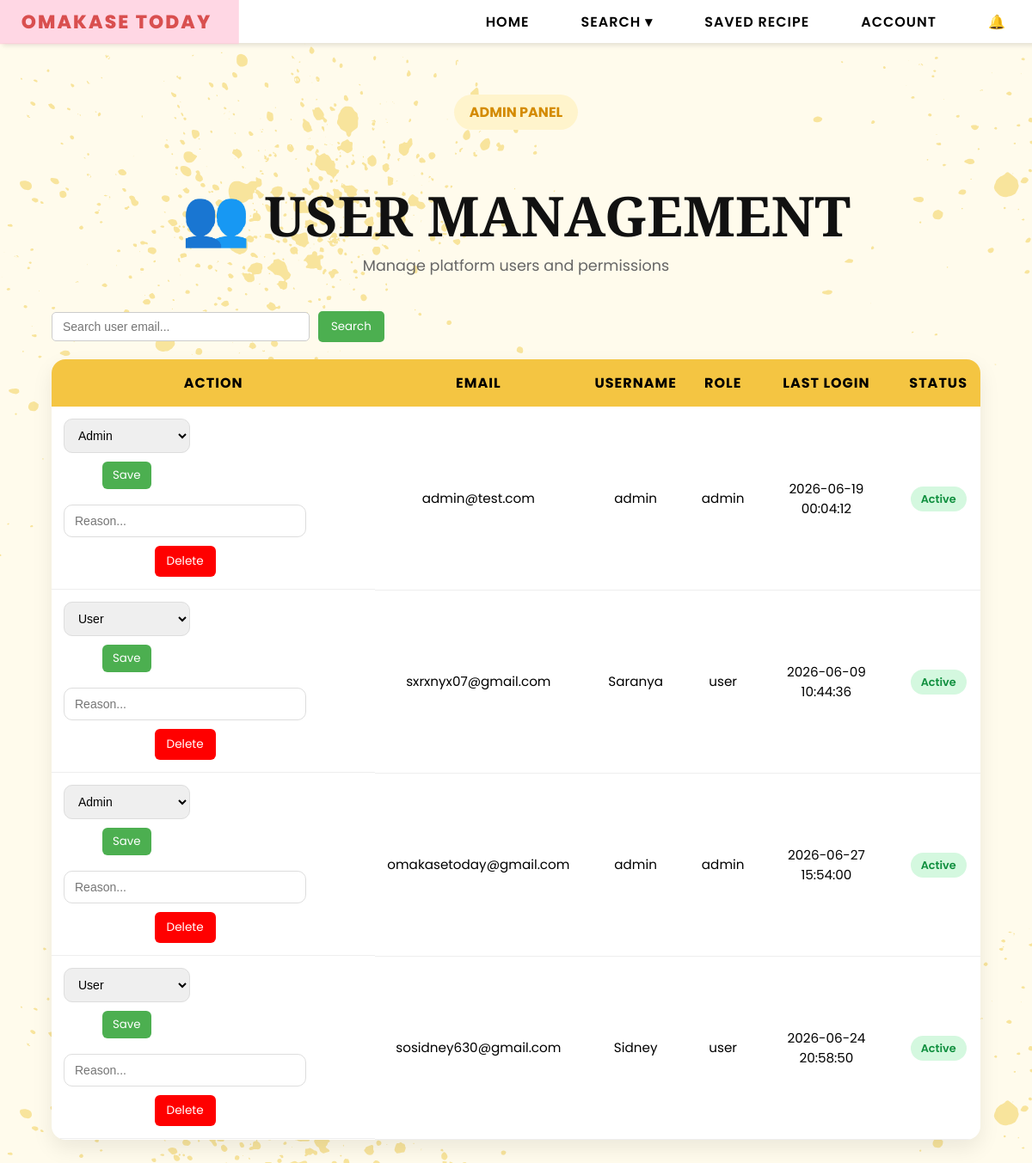
Screenshot of /admin/users (signed in) with the database file from the repository.
### tables this page shows
CREATE TABLE users (
        email TEXT PRIMARY KEY,
        username TEXT,
        password TEXT,
        bio TEXT,
        profile_pic TEXT,
        role TEXT DEFAULT 'user'
    , reset_token TEXT, reset_used INTEGER DEFAULT 0, reset_viewed INTEGER DEFAULT 0, last_login TEXT);

### app.py (the view)
@app.route("/admin/users")
def admin_users():
    if session.get("role") != "admin":
        return "403 Forbidden"
    conn = sqlite3.connect(DB_PATH)
    c = conn.cursor()
    c.execute("""
        SELECT email,
            username,
            role,
            last_login
        FROM users
    """)
    users = c.fetchall()
    conn.close()
    six_months_ago = (
            datetime.now() - timedelta(days=180)
        )
    processed_users = []
    for user in users:
        status = "Inactive"
        if user[3]:
            try:
                last_login = datetime.strptime(
                    user[3],
                    "%Y-%m-%d %H:%M:%S"
                )
                if last_login > six_months_ago:
                    status = "Active"
            except:
                status = "Inactive"
        processed_users.append(
            (
                user[0],  # email
                user[1],  # username
                user[2],  # role
                user[3],  # last_login
                status    # active/inactive
            )
        )
    return render_template(
        "admin_users.html",
        users=processed_users
    )

### templates/admin_users.html (shortened to what this page needs)
{% extends "base.html" %}
{% block content %}
<div class="admin-users-wrapper">
    <div class="page-hero">
        <span class="hero-tag">
            ADMIN PANEL
        </span>
        <h1 class="page-title">
            👥 USER MANAGEMENT
        </h1>
        <p class="page-subtitle">
            Manage platform users and permissions
        </p>
    </div>
    <div class="admin-controls">
        <input type="text" id="userSearch" class="search-input"
            placeholder="Search user email...">
        <button onclick="filterUsers()" class="search-btn">
            Search
        </button>
    </div>
    <table class="users-table">
        <thead>
            <tr>
                <th>ACTION</th>
                <th>EMAIL</th>
                <th>USERNAME</th>
                <th>ROLE</th>
                <th>LAST LOGIN</th>
                <th>STATUS</th>
            </tr>
        </thead>
        <tbody id="userBody">
            {% for u in users %}
            <tr>
                <td style="display:flex; gap:8px; flex-wrap:wrap;">
                    <form action="/admin/users/update/{{ u[0] }}" method="POST">
                        <select name="role">
                            <option value="user" {% if u[2]=='user' %}selected{% endif %}>User</option>
                            <option value="admin" {% if u[2]=='admin' %}selected{% endif %}>Admin</option>
                        </select>
                        <button type="submit" class="update-btn">Save</button>
                    </form>
                    <form action="/admin/delete/{{ u[0] }}" method="POST"
                          onsubmit="return confirmDelete(this)">
                        <input type="text" name="reason"
                               placeholder="Reason..."
                               required
                               class="reason-input">
                        <button type="submit" class="delete-btn">
                            Delete
                        </button>
                    </form>
                </td>
                <td>{{ u[0] }}</td>
                <td>{{ u[1] }}</td>
                <td>{{ u[2] }}</td>
                <td>
                    {% if u[3] %}
                        {{ u[3] }}
                    {% else %}
                        Never Logged In
                    {% endif %}
                </td>
                <td>
                    <span class="
                        status-badge
                        {% if u[4] == 'Active' %}
                            active-status
                        {% else %}
                            inactive-status
                        {% endif %}
                    ">
                        {{ u[4] }}
                    </span>
                </td>
            </tr>
            {% endfor %}
        </tbody>
    </table>
</div>
{% endblock %}

### rows the page displays
users: role "Admin", email "admin@test.com", username "admin", role "admin", last_login "2026-06-19 00:04:12", u "Active"
users: role "User", email "sxrxnyx07@gmail.com", username "Saranya", role "user", last_login "2026-06-09 10:44:36", u "Active"
users: role "Admin", email "omakasetoday@gmail.com", username "admin", role "admin", last_login "2026-06-27 15:54:00", u "Active"
users: role "User", email "sosidney630@gmail.com", username "Sidney", role "user", last_login "2026-06-24 20:58:50", u "Active"
